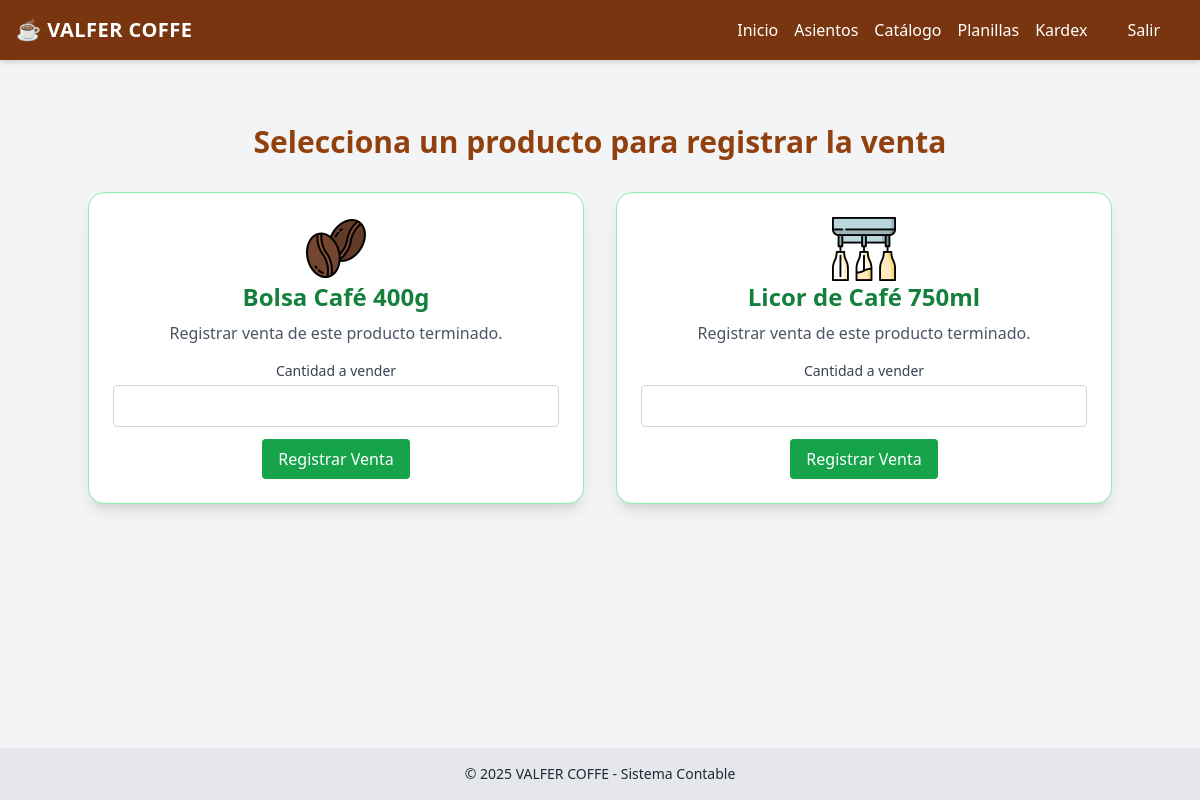
The page /ventas/nueva/ on the database its author committed.
### contabilidad/models.py (models this page shows, shortened)
class ProductoTerminado(models.Model):
    nombre = models.CharField(max_length=100)
    unidad_medida = models.CharField(max_length=20)  # Ej: 'bolsa 400g', 'botella 750ml'

### contabilidad/views.py (the view, shortened to what this page needs)
# urls.py: path('ventas/nueva/', views.vender_producto_terminado, name='vender_producto_terminado'),
def vender_producto_terminado(request):
    productos = ProductoTerminado.objects.exclude(nombre__iexact="Mezcla de Licor de Café")
    for producto in productos:
        producto.imagen = f"img/{producto.id}.png"
    return render(request, 'ventas/vender_producto.html', {
        'productos': productos
    })

### contabilidad/templates/ventas/vender_producto.html (shortened to what this page needs)
{% extends 'contabilidad/base.html' %}
{% load static %}
{% block content %}
<div class="max-w-5xl mx-auto mt-10">
  <h2 class="text-3xl font-bold text-center text-amber-800 mb-8">Selecciona un producto para registrar la venta</h2>
  <div class="grid md:grid-cols-2 gap-8">
    {% for producto in productos %}
      <form method="POST" action="{% url 'vender_producto_terminado' %}" class="bg-white shadow-lg p-6 rounded-2xl border border-green-300 hover:shadow-2xl hover:scale-105 transition-all duration-300">
        <div class="flex flex-col items-center">
            <img src="{% static producto.imagen %}" alt="{{ producto.nombre }}" width="64" height="64">
          <h3 class="font-bold text-2xl text-green-700 mb-2">{{ producto.nombre }}</h3>
          <p class="text-gray-600 mb-4">Registrar venta de este producto terminado.</p>
          <label class="text-sm font-medium text-gray-700 mb-1">Cantidad a vender</label>
          <input type="number" name="cantidad" min="1" class="w-full p-2 border border-gray-300 rounded mb-3" required>
          <button type="submit" class="bg-green-600 text-white px-4 py-2 rounded hover:bg-green-700 transition">
            Registrar Venta
          </button>
        </div>
      </form>
    {% endfor %}
  </div>
</div>
{% endblock %}

### rows shown on the page
ProductoTerminado: shows a picture, nombre "Bolsa Café 400g"
ProductoTerminado: shows a picture, nombre "Licor de Café 750ml"
